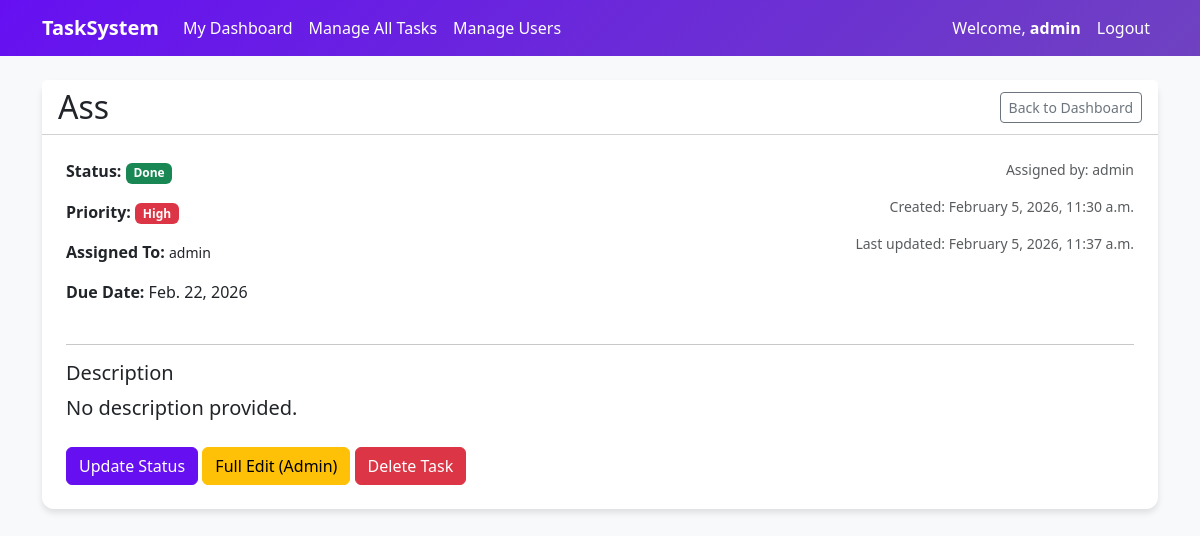
The page /tasks/2/ (signed in) on the database its author committed.
### tasks/models.py (models this page shows, shortened)
class Task(models.Model):
    STATUS_CHOICES = [
        ('TODO', 'To Do'),
        ('DOING', 'Doing'),
        ('DONE', 'Done'),
    ]
    PRIORITY_CHOICES = [
        (1, 'High'),
        (2, 'Medium'),
        (3, 'Low'),
    ]
    title = models.CharField(max_length=200)
    description = models.TextField(blank=True)
    status = models.CharField(max_length=10, choices=STATUS_CHOICES, default='TODO')
    priority = models.IntegerField(choices=PRIORITY_CHOICES, default=2)
    due_date = models.DateField(null=True, blank=True)
    assigned_to = models.ManyToManyField(User, related_name="assigned_tasks")
    assigned_by = models.ForeignKey(User, on_delete=models.SET_NULL, null=True, blank=True, related_name="created_tasks")
    created_at = models.DateTimeField(auto_now_add=True)
    updated_at = models.DateTimeField(auto_now=True)
    class Meta:
        ordering = ['due_date', 'priority']

### tasks/views.py (the view)
# urls.py: path('tasks/<int:pk>/', views.task_detail, name='task_detail'),
@login_required
def task_detail(request, pk):
    task = get_object_or_404(Task, pk=pk)
    if not request.user.is_staff and not task.assigned_to.filter(pk=request.user.pk).exists():
        raise Http404("Task not found or not assigned to you.")
    return render(request, 'task_detail.html', {'task': task})

### templates/task_detail.html (shortened to what this page needs)
{% extends 'base.html' %}
{% block content %}
<div class='card'>
    <div class='card-header bg-white d-flex justify-content-between align-items-center'>
        <h2 class='mb-0'>{{ task.title }}</h2>
        <a href='{% url 'dashboard' %}' class='btn btn-outline-secondary btn-sm'>Back to Dashboard</a>
    </div>
    <div class='card-body p-4'>
        <div class='row mb-4'>
            <div class='col-md-6'>
                <p><strong>Status:</strong>
                    <span class='badge {% if task.status == 'TODO' %}bg-secondary{% elif task.status == 'DOING' %}bg-primary{% else %}bg-success{% endif %}'>
                        {{ task.get_status_display }}
                    </span>
                </p>
                <p><strong>Priority:</strong>
                    <span class='badge {% if task.priority == 1 %}bg-danger{% elif task.priority == 2 %}bg-warning text-dark{% else %}bg-info text-dark{% endif %}'>
                        {{ task.get_priority_display }}
                    </span>
                </p>
                <p><strong>Assigned To:</strong>
                    {% for u in task.assigned_to.all %}
                    <span class='small'>{{ u.username }}{% if not forloop.last %}, {% endif %}</span>
                    {% empty %}
                    -
                    {% endfor %}
                </p>
                <p><strong>Due Date:</strong> {{ task.due_date|default:'Not set' }}</p>
            </div>
            <div class='col-md-6 text-md-end text-muted small'>
                <p>Assigned by: {{ task.assigned_by.username|default:'System' }}</p>
                <p>Created: {{ task.created_at|date:'F j, Y, g:i a' }}</p>
                <p>Last updated: {{ task.updated_at|date:'F j, Y, g:i a' }}</p>
            </div>
        </div>
        <hr>
        <h5>Description</h5>
        <p class='card-text lead' style='white-space: pre-wrap;'>{{ task.description|default:'No description provided.' }}</p>
        <div class='mt-4'>
            <a href='{% url 'task_update' task.pk %}' class='btn btn-primary'>Update Status</a>
            {% if user.is_staff %}
            <a href='{% url 'task_edit' task.pk %}' class='btn btn-warning'>Full Edit (Admin)</a>
            <a href='{% url 'task_delete' task.pk %}' class='btn btn-danger'>Delete Task</a>
            {% endif %}
        </div>
    </div>
</div>
{% endblock %}

### templates/base.html (shortened to what this page needs)
<!DOCTYPE html>
<html lang="en">
<head>
    <link href="https://cdn.jsdelivr.net/npm/bootstrap@5.3.0/dist/css/bootstrap.min.css" rel="stylesheet">
</head>
<body>
    <nav class="navbar navbar-expand-lg mb-4">
        <div class="container">
            <a class="navbar-brand fw-bold" href="{% url 'dashboard' %}">TaskSystem</a>
            <div class="collapse navbar-collapse" id="navbarNav">
                <ul class="navbar-nav me-auto">
                    {% if user.is_authenticated %}
                    <li class="nav-item">
                        <a class="nav-link" href="{% url 'dashboard' %}">My Dashboard</a>
                    </li>
                    {% if user.is_staff %}
                    <li class="nav-item">
                        <a class="nav-link" href="{% url 'admin_task_list' %}">Manage All Tasks</a>
                    </li>
                    <li class="nav-item">
                        <a class="nav-link" href="{% url 'user_list' %}">Manage Users</a>
                    </li>
                    {% endif %}
                    {% endif %}
                </ul>
                <ul class="navbar-nav">
                    {% if user.is_authenticated %}
                    <li class="nav-item">
                        <span class="nav-link">Welcome, <strong>{{ user.username }}</strong></span>
                    </li>
                    <li class="nav-item">
                        <form action="{% url 'logout' %}" method="post" class="d-inline">
                            <button type="submit" class="btn nav-link">Logout</button>
                        </form>
                    </li>
                    {% else %}
                    <li class="nav-item">
                        <a class="nav-link" href="{% url 'login' %}">Login</a>
                    </li>
                    {% endif %}
                </ul>
            </div>
        </div>
    </nav>
    <div class="container">
        {% block content %}{% endblock %}
    </div>
</body>
</html>

### templates/base.html (style rules this page uses)
body { background-color: #f8f9fa; font-family: 'Segoe UI', Tahoma, Geneva, Verdana, sans-serif; }
.navbar { background: linear-gradient(135deg, #6610f2 0%, #6f42c1 100%); }
.navbar-brand, .nav-link { color: white !important; }
.card { border-radius: 12px; border: none; box-shadow: 0 4px 6px rgba(0, 0, 0, 0.1); }
.btn-primary { background-color: #6610f2; border-color: #6610f2; }

### rows shown on the page
Task: title "Ass", status "Done", priority "High", due_date "Feb. 22, 2026", assigned_by.username "admin", created_at "February 5, 2026, 11:30 a.m.", updated_at "February 5, 2026, 11:37 a.m.", description "No description provided."

### other values the page prints
{{ user.username }} "admin"
{{ u.username }} "admin"
